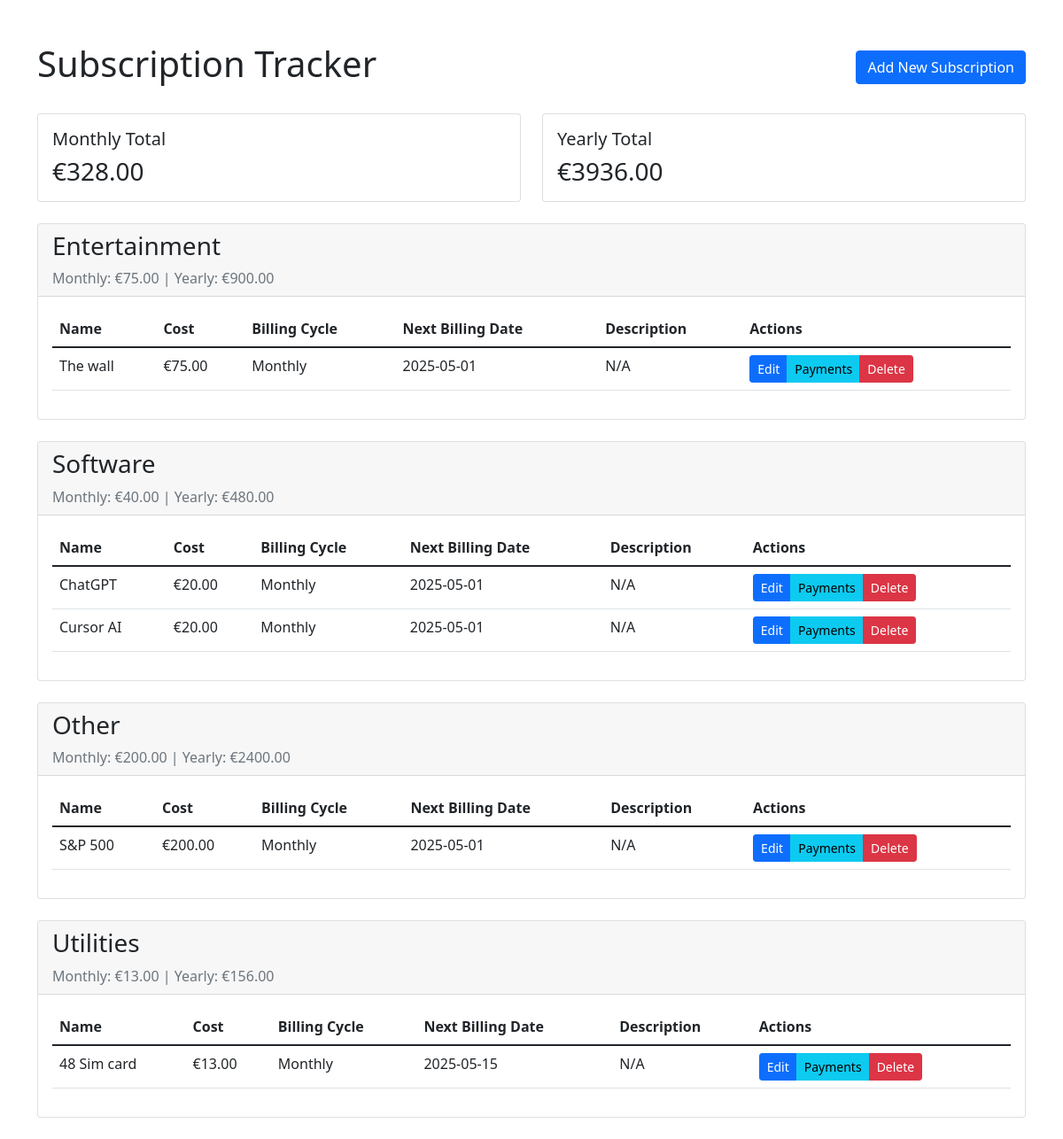
Before: / with the older database file.
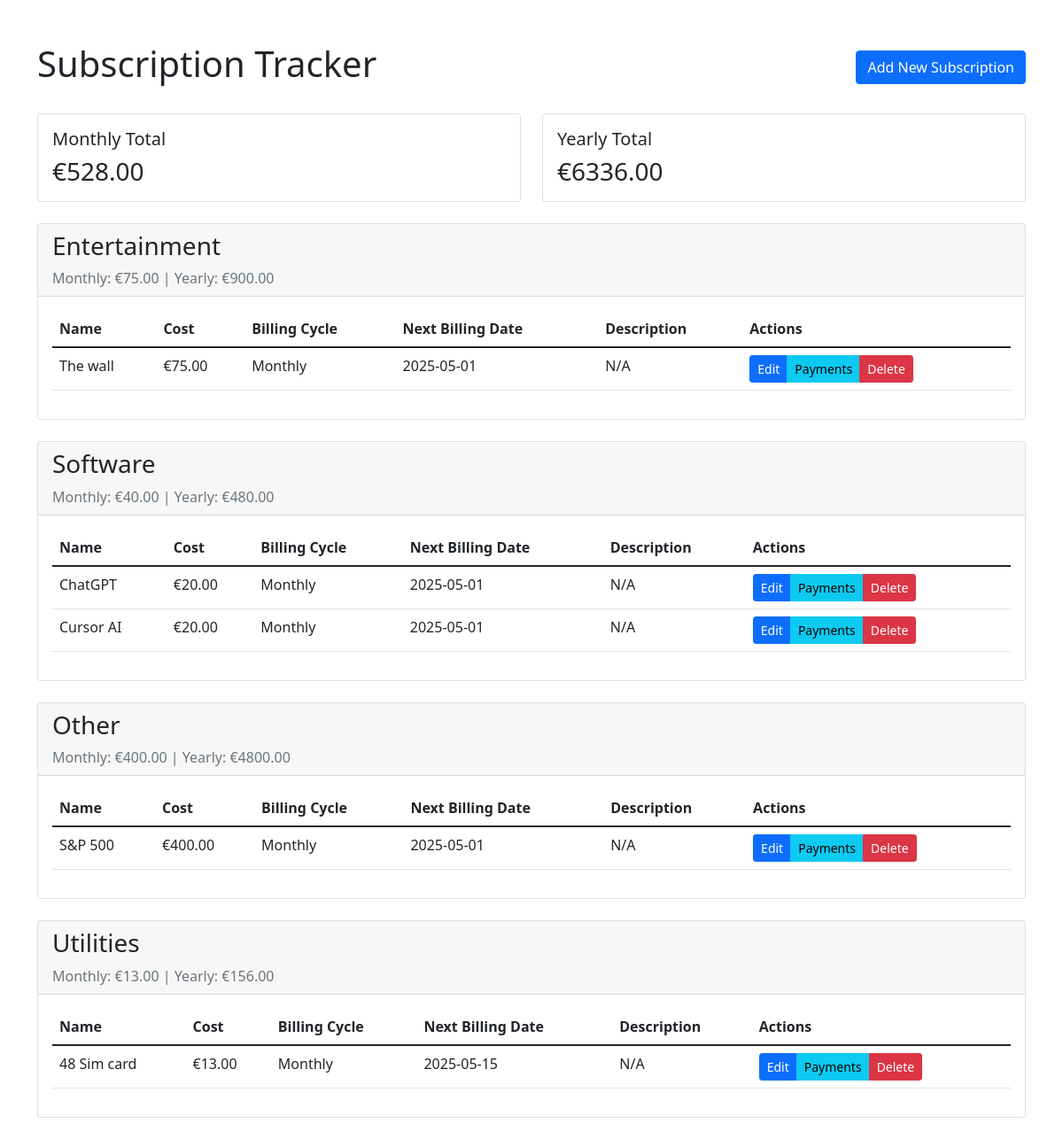
After: the same page with the newer database file.
### app.py (models this page shows)
class Subscription(db.Model):
    id = db.Column(db.Integer, primary_key=True)
    name = db.Column(db.String(100), nullable=False)
    cost = db.Column(db.Float, nullable=False)
    billing_cycle = db.Column(db.String(20), nullable=False)  # 'monthly' or 'yearly'
    next_billing_date = db.Column(db.Date, nullable=False)
    category = db.Column(db.String(50), nullable=False, default='Other')
    description = db.Column(db.String(200))

### app.py (the view)
@app.route('/')
def index():
    subscriptions = Subscription.query.all()
    total_monthly = sum(sub.cost if sub.billing_cycle == 'monthly' else sub.cost/12 for sub in subscriptions)
    total_yearly = sum(sub.cost if sub.billing_cycle == 'yearly' else sub.cost*12 for sub in subscriptions)
    categories = {}
    for sub in subscriptions:
        if sub.category not in categories:
            categories[sub.category] = {
                'subscriptions': [],
                'monthly_total': 0,
                'yearly_total': 0
            }
        categories[sub.category]['subscriptions'].append(sub)
        categories[sub.category]['monthly_total'] += sub.cost if sub.billing_cycle == 'monthly' else sub.cost/12
        categories[sub.category]['yearly_total'] += sub.cost if sub.billing_cycle == 'yearly' else sub.cost*12
    return render_template('index.html',
                         categories=categories,
                         subscriptions=subscriptions,
                         total_monthly=total_monthly,
                         total_yearly=total_yearly)

### templates/index.html (shortened to what this page needs)
<!DOCTYPE html>
<html lang="en">
<head>
    <link href="https://cdn.jsdelivr.net/npm/bootstrap@5.1.3/dist/css/bootstrap.min.css" rel="stylesheet">
</head>
<body>
    <div class="container mt-5">
        <div class="d-flex justify-content-between align-items-center mb-4">
            <h1>Subscription Tracker</h1>
            <a href="{{ url_for('add_subscription') }}" class="btn btn-primary">Add New Subscription</a>
        </div>
        <div class="row mb-4">
            <div class="col-md-6">
                <div class="card">
                    <div class="card-body">
                        <h5 class="card-title">Monthly Total</h5>
                        <p class="card-text h3">€{{ "%.2f"|format(total_monthly) }}</p>
                    </div>
                </div>
            </div>
            <div class="col-md-6">
                <div class="card">
                    <div class="card-body">
                        <h5 class="card-title">Yearly Total</h5>
                        <p class="card-text h3">€{{ "%.2f"|format(total_yearly) }}</p>
                    </div>
                </div>
            </div>
        </div>
        {% for category, data in categories.items() %}
        <div class="card mb-4">
            <div class="card-header">
                <h3>{{ category }}</h3>
                <div class="text-muted">
                    Monthly: €{{ "%.2f"|format(data.monthly_total) }} |
                    Yearly: €{{ "%.2f"|format(data.yearly_total) }}
                </div>
            </div>
            <div class="card-body">
                <div class="table-responsive">
                    <table class="table">
                        <thead>
                            <tr>
                                <th>Name</th>
                                <th>Cost</th>
                                <th>Billing Cycle</th>
                                <th>Next Billing Date</th>
                                <th>Description</th>
                                <th>Actions</th>
                            </tr>
                        </thead>
                        <tbody>
                            {% for subscription in data.subscriptions %}
                            <tr>
                                <td>{{ subscription.name }}</td>
                                <td>€{{ "%.2f"|format(subscription.cost) }}</td>
                                <td>{{ subscription.billing_cycle.capitalize() }}</td>
                                <td>{{ subscription.next_billing_date.strftime('%Y-%m-%d') }}</td>
                                <td>{{ subscription.description or 'N/A' }}</td>
                                <td>
                                    <div class="btn-group">
                                        <a href="{{ url_for('edit_subscription', id=subscription.id) }}"
                                           class="btn btn-primary btn-sm">Edit</a>
                                        <a href="{{ url_for('view_payments', id=subscription.id) }}"
                                           class="btn btn-info btn-sm">Payments</a>
                                        <a href="{{ url_for('delete_subscription', id=subscription.id) }}"
                                           class="btn btn-danger btn-sm"
                                           onclick="return confirm('Are you sure you want to delete this subscription?')">
                                            Delete
                                        </a>
                                    </div>
                                </td>
                            </tr>
                            {% endfor %}
                        </tbody>
                    </table>
                </div>
            </div>
        </div>
        {% endfor %}
    </div>
</body>
</html>

Changed rows visible on the page:
changed Subscription "Other": monthly_total "200.00" → "400.00"; yearly_total "2400.00" → "4800.00"; cost "200.00" → "400.00"
Other visible differences:
{{ "%.2f"|format(total_monthly) }}: "328.00" → "528.00"
{{ "%.2f"|format(total_yearly) }}: "3936.00" → "6336.00"
